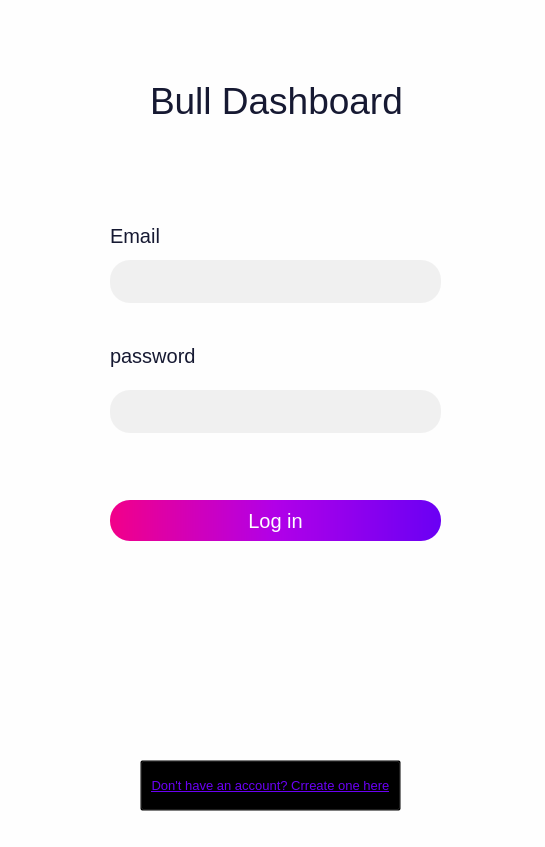
<?xml version="1.0" encoding="UTF-8"?>
<ui version="4.0">
 <class>Login_window</class>
 <widget class="QMainWindow" name="Login_window">
  <property name="geometry">
   <rect>
    <x>0</x>
    <y>0</y>
    <width>545</width>
    <height>847</height>
   </rect>
  </property>
  <property name="windowTitle">
   <string>MainWindow</string>
  </property>
  <property name="styleSheet">
   <string notr="true">background-color: rgba(254, 254, 254, 1);</string>
  </property>
  <property name="inputMethodHints">
   <set>Qt::ImhSensitiveData</set>
  </property>
  <widget class="QWidget" name="centralwidget">
   <widget class="QLabel" name="title">
    <property name="geometry">
     <rect>
      <x>150</x>
      <y>80</y>
      <width>251</width>
      <height>41</height>
     </rect>
    </property>
    <property name="styleSheet">
     <string notr="true">color: rgba(22, 25, 50, 1);
font-size: 28pt;</string>
    </property>
    <property name="text">
     <string>Bull Dashboard</string>
    </property>
   </widget>
   <widget class="QLabel" name="email_label">
    <property name="geometry">
     <rect>
      <x>110</x>
      <y>220</y>
      <width>51</width>
      <height>31</height>
     </rect>
    </property>
    <property name="styleSheet">
     <string notr="true">font-size:15pt;
color: rgba(22, 25, 50, 1);</string>
    </property>
    <property name="text">
     <string>Email</string>
    </property>
   </widget>
   <widget class="QLineEdit" name="email_input">
    <property name="geometry">
     <rect>
      <x>110</x>
      <y>260</y>
      <width>331</width>
      <height>43</height>
     </rect>
    </property>
    <property name="styleSheet">
     <string notr="true">border-radius: 20px;
background-color:rgba(240, 240, 240, 1);

font-size:15pt;
color: rgba(22, 25, 50, 1);

padding: 5px 10px;</string>
    </property>
    <property name="placeholderText">
     <string/>
    </property>
   </widget>
   <widget class="QLabel" name="password_label">
    <property name="geometry">
     <rect>
      <x>110</x>
      <y>340</y>
      <width>91</width>
      <height>31</height>
     </rect>
    </property>
    <property name="styleSheet">
     <string notr="true">font-size:15pt;
color: rgba(22, 25, 50, 1);</string>
    </property>
    <property name="text">
     <string>password</string>
    </property>
   </widget>
   <widget class="QLineEdit" name="password_input">
    <property name="geometry">
     <rect>
      <x>110</x>
      <y>390</y>
      <width>331</width>
      <height>43</height>
     </rect>
    </property>
    <property name="styleSheet">
     <string notr="true">border-radius: 20px;
background-color:rgba(240, 240, 240, 1);

font-size:15pt;
color: rgba(22, 25, 50, 1);

padding: 5px 10px;</string>
    </property>
    <property name="inputMethodHints">
     <set>Qt::ImhHiddenText|Qt::ImhNoAutoUppercase|Qt::ImhNoPredictiveText|Qt::ImhSensitiveData</set>
    </property>
    <property name="echoMode">
     <enum>QLineEdit::Password</enum>
    </property>
   </widget>
   <widget class="QPushButton" name="login_button">
    <property name="geometry">
     <rect>
      <x>110</x>
      <y>500</y>
      <width>331</width>
      <height>41</height>
     </rect>
    </property>
    <property name="styleSheet">
     <string notr="true">background-color: qlineargradient(spread:pad, x1:0, y1:0, x2:1, y2:0, stop:0 #f20089, stop:0.5 #b100e8, stop:1 #6a00f4);

border-radius: 20px;
font-size: 20px;
color: rgba(254, 254, 254, 1);</string>
    </property>
    <property name="text">
     <string>Log in</string>
    </property>
   </widget>
   <widget class="QPushButton" name="signup_button">
    <property name="geometry">
     <rect>
      <x>140</x>
      <y>760</y>
      <width>261</width>
      <height>51</height>
     </rect>
    </property>
    <property name="styleSheet">
     <string notr="true">font-size:10pt;
color: qlineargradient(spread:pad, x1:0, y1:0, x2:1, y2:0, stop:0 #f20089, stop:0.5 #b100e8, stop:1 #6a00f4);
text-decoration: underline;
background: transparent

</string>
    </property>
    <property name="text">
     <string>Don't have an account? Crreate one here</string>
    </property>
   </widget>
  </widget>
  <widget class="QStatusBar" name="statusbar"/>
 </widget>
 <resources/>
 <connections/>
</ui>
